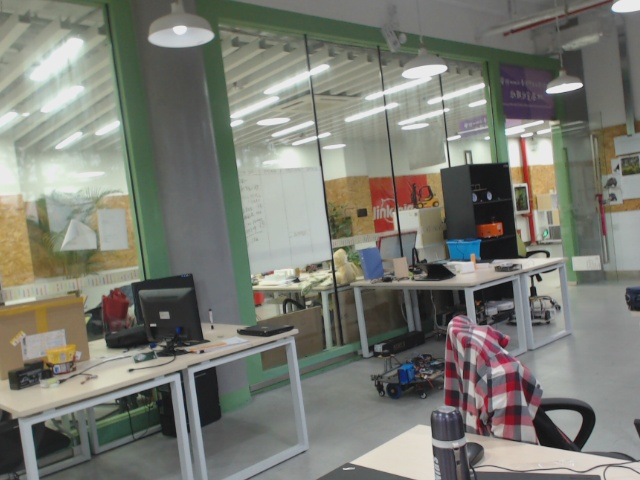
//> input picture Other/Get Transform Matrix/build/1.jpg, 640 x 480 px
$ ./main ../build/1.jpg ../build/2.jpg   (built with g++ and OpenCV 4, older OpenCV classes emulated)
//> lines starting //> are read from the running program, lines starting //| are printed output that depends on the picture
/**
 *Test g2o BA
 *Author: Ruibo Zou
 *Date: 2017.5
 *Email: zouruibo@outlook.com
 *
 */

#include<iostream>
#include<opencv2/opencv.hpp>
#include<boost/concept_check.hpp>

#include<g2o/core/sparse_optimizer.h>
#include<g2o/core/block_solver.h>
#include<g2o/core/robust_kernel.h>
#include<g2o/core/robust_kernel_impl.h>
#include<g2o/core/optimization_algorithm_levenberg.h>
#include<g2o/solvers/cholmod/linear_solver_cholmod.h>
#include<g2o/types/slam3d/se3quat.h>
#include<g2o/types/sba/types_six_dof_expmap.h>

int FindCorrespondingPoints(const cv::Mat& img1,const cv::Mat& img2,std::vector<cv::Point2f>& points1,std::vector<cv::Point2f>& points2);

//camera internal parameters:
float fx=655.97;
float fy=653.73;
float cx=328.32;
float cy=220.50;


int main(int argc, char **argv)
{
    if(argc<3)
    {
        std::cout<<"Please enter two or more images!"<<std::endl;
        exit(1);
    }

    cv::Mat img1 = cv::imread(argv[1]);
//> img1 is the input picture: 480 rows x 640 cols, CV_8UC3; mean B, G, R 115.4, 123.9, 122.5
    cv::Mat img2 = cv::imread(argv[2]);
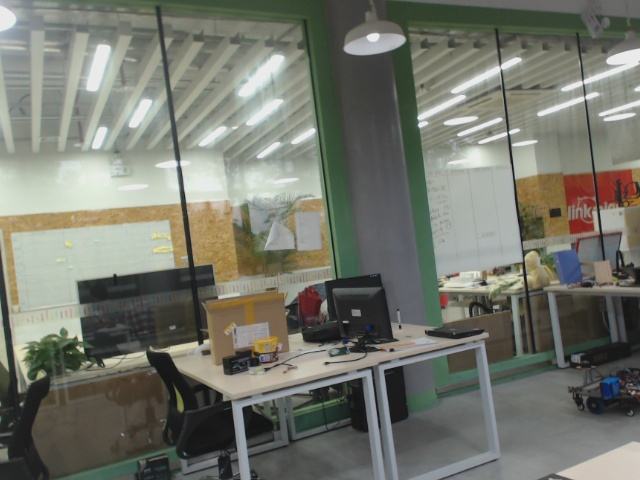
//> input picture Other/Get Transform Matrix/build/2.jpg, 640 x 480 px
//> img2 is the input picture: 480 rows x 640 cols, CV_8UC3; mean B, G, R 108.8, 118.6, 116.7

    std::vector<cv::Point2f> points1,points2;
    if(FindCorrespondingPoints(img1,img2,points1,points2)==false)
    {
        std::cout<<"Too less match points"<<std::endl;
        return 0;
    }

    std::cout<<"Found "<<points1.size()<<" match points"<<std::endl;

// [19 lines of commented-out code are left out]
    g2o::SparseOptimizer optimizer;
    //Use linear solver in Cholmod
    g2o::BlockSolver_6_3::LinearSolverType* linearSolver = new g2o::LinearSolverCholmod<g2o::BlockSolver_6_3::PoseMatrixType>();
    g2o::BlockSolver_6_3* block_solver = new g2o::BlockSolver_6_3(linearSolver);
    //L-M descent
    g2o::OptimizationAlgorithmLevenberg* algorithm = new g2o::OptimizationAlgorithmLevenberg(block_solver);

    optimizer.setAlgorithm(algorithm);
    optimizer.setVerbose(false);

    //add two pose node
    for(int i=0;i<2;i++)
    {
        g2o::VertexSE3Expmap* v = new g2o::VertexSE3Expmap();
        v->setId(i);
        if(i==0)
            v->setFixed(true);//set the first node
        v->setEstimate(g2o::SE3Quat());
        optimizer.addVertex(v);
    }

    //There are too many feature points.So we set the first frame as the base frame
    for(size_t i=0;i<points1.size();i++)
    {
        g2o::VertexSBAPointXYZ* v = new g2o::VertexSBAPointXYZ();
        v->setId(2+i);
        double z=1;
        double x=(points1[i].x-cx)*z/fx;
        double y=(points1[i].y-cy)*z/fy;
        v->setMarginalized(true);
        v->setEstimate(Eigen::Vector3d(x,y,z));
        optimizer.addVertex(v);
    }

    //Prepare the camera parameters
    g2o::CameraParameters* camera = new g2o::CameraParameters(fx,Eigen::Vector2d(cx,cy),0);
    camera->setId(0);
    optimizer.addParameter(camera);

    //Edge
    //First frame
    std::vector<g2o::EdgeProjectXYZ2UV*> edges;
    for(size_t i=0;i<points1.size();i++)
    {
        g2o::EdgeProjectXYZ2UV* edge = new g2o::EdgeProjectXYZ2UV();
        edge->setVertex(0,dynamic_cast<g2o::VertexSBAPointXYZ*>(optimizer.vertex(i+2)));
        edge->setVertex(1,dynamic_cast<g2o::VertexSE3Expmap*>(optimizer.vertex(0)));
        edge->setMeasurement(Eigen::Vector2d(points1[i].x,points1[i].y));
        edge->setInformation(Eigen::Matrix2d::Identity());
        edge->setParameterId(0,0);
        //core function
        edge->setRobustKernel(new g2o::RobustKernelHuber());
        optimizer.addEdge(edge);
        edges.push_back(edge);
    }
    //second frame
    for(size_t i=0;i<points2.size();i++)
    {
        g2o::EdgeProjectXYZ2UV* edge = new g2o::EdgeProjectXYZ2UV();
        edge->setVertex(0,dynamic_cast<g2o::VertexSBAPointXYZ*>(optimizer.vertex(i+2)));
        edge->setVertex(1,dynamic_cast<g2o::VertexSE3Expmap*>(optimizer.vertex(1)));
        edge->setMeasurement(Eigen::Vector2d(points2[i].x,points2[i].y));
        edge->setInformation(Eigen::Matrix2d::Identity());
        edge->setParameterId(0,0);
        //core function
        edge->setRobustKernel(new g2o::RobustKernelHuber());
        optimizer.addEdge(edge);
        edges.push_back(edge);
    }

    std::cout<<"Start optimizing..."<<std::endl;
    optimizer.setVerbose(true);
    optimizer.initializeOptimization();
    optimizer.optimize(10);
    std::cout<<"Finish optimizition"<<std::endl;

    //The transform matrix between two frames
    g2o::VertexSE3Expmap* v = dynamic_cast<g2o::VertexSE3Expmap*>(optimizer.vertex(1));
    Eigen::Isometry3d pose = v->estimate();
    std::cout<<"Pose= \n"<<pose.matrix()<<std::endl;

    return 0;
}


int FindCorrespondingPoints(const cv::Mat& img1,const cv::Mat& img2,std::vector<cv::Point2f>& points1,std::vector<cv::Point2f>& points2)
{
    cv::ORB orb;
    std::vector<cv::KeyPoint> kp1,kp2;
    cv::Mat desp1,desp2;//descriptors
    orb(img1,cv::Mat(),kp1,desp1);
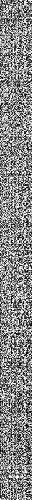
//> desp1: 500 rows x 32 cols, CV_8UC1; min 0, max 255, mean 134.1
//> kp1 = 500 keypoints; strongest (x, y, size): (581, 85, 31), (447, 166, 31), (580, 85, 37.2), (535, 277, 31)
    orb(img2,cv::Mat(),kp2,desp2);
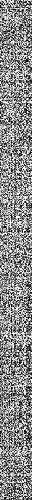
//> desp2: 500 rows x 32 cols, CV_8UC1; min 0, max 255, mean 137.5
//> kp2 = 500 keypoints; strongest (x, y, size): (510, 131, 31), (199, 343, 37.2), (505, 133, 31), (104, 360, 31)
    std::cout<<"Find "<<kp1.size()<<" and "<<kp2.size()<<" feature points"<<std::endl;
//| Find 500 and 500 feature points
    cv::Ptr<cv::DescriptorMatcher> matcher = cv::DescriptorMatcher::create("BruteForce-Hamming");
    double knn_match_ratio=0.8;
    std::vector<std::vector<cv::DMatch> > matches_knn;
    matcher->knnMatch(desp1,desp2,matches_knn,2);
//> matches_knn = 500 matches
    std::vector<cv::DMatch> matches;

    for(size_t i=0;i<matches_knn.size();i++)
    {
        if(matches_knn[i][0].distance<knn_match_ratio*matches_knn[i][1].distance)
            matches.push_back(matches_knn[i][0]);
    }
//> after the loop, matches = 114 matches

    //the match points are too less
    if(matches.size()<=20)
        return false;

    for(auto m : matches)
    {
        points1.push_back( kp1[m.queryIdx].pt);
        points2.push_back( kp2[m.trainIdx].pt);
    }
//> this loop made 114 passes
//> after the loop, points1 = 114 Points (x, y), first 12: [329, 272], [331, 274], [201, 352], [194, 374], [178, 374], [203, 351], [231, 125], [103, 339], [306, 303], [335, 271], [442, 101], [293, 281]; points2 = 114 Points (x, y), first 12: [520, 275], [523, 278], [390, 350], [384, 371], [370, 370], [390, 350], [419, 126], [300, 333], [493, 307], [527, 276], [225.7, 361.9], [481, 284]
//| Found 114 match points
//> (the run ends here: the program needs code that is not available in this run, at `g2o::SparseOptimizer optimizer;`)
